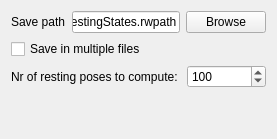
     <widget class="QWidget" name="tab">
      <attribute name="title">
       <string>Options</string>
      </attribute>
      <layout class="QVBoxLayout" name="verticalLayout_7">
       <item>
        <layout class="QHBoxLayout" name="horizontalLayout_4">
         <item>
          <widget class="QLabel" name="label_22">
           <property name="text">
            <string>Save path</string>
           </property>
          </widget>
         </item>
         <item>
          <widget class="QLineEdit" name="_savePath">
           <property name="text">
            <string>restingStates.rwpath</string>
           </property>
          </widget>
         </item>
         <item>
          <widget class="QPushButton" name="_browseBtn">
           <property name="text">
            <string>Browse</string>
           </property>
          </widget>
         </item>
        </layout>
       </item>
       <item>
        <widget class="QCheckBox" name="_saveMultipleCheck">
         <property name="toolTip">
          <string>If set end states will be saved in 
seperate files with names are
 appended with _XXXXXX

ex:
&quot;filename&quot;_000001
&quot;filename&quot;_000002
&quot;filename&quot;_000003
&quot;filename&quot;_000004
</string>
         </property>
         <property name="text">
          <string>Save in multiple files</string>
         </property>
        </widget>
       </item>
       <item>
        <layout class="QHBoxLayout" name="horizontalLayout_5">
         <item>
          <widget class="QLabel" name="label_3">
           <property name="text">
            <string>Nr of resting poses to compute: </string>
           </property>
          </widget>
         </item>
         <item>
          <widget class="QSpinBox" name="_nrOfTestsSpin">
           <property name="maximumSize">
            <size>
             <width>100</width>
             <height>16777215</height>
            </size>
           </property>
           <property name="toolTip">
            <string>&lt;!DOCTYPE HTML PUBLIC &quot;-//W3C//DTD HTML 4.0//EN&quot; &quot;http://www.w3.org/TR/REC-html40/strict.dtd&quot;&gt;
&lt;html&gt;&lt;head&gt;&lt;meta name=&quot;qrichtext&quot; content=&quot;1&quot; /&gt;&lt;style type=&quot;text/css&quot;&gt;
p, li { white-space: pre-wrap; }
&lt;/style&gt;&lt;/head&gt;&lt;body style=&quot; font-family:'MS Shell Dlg 2'; font-size:8.25pt; font-weight:400; font-style:normal;&quot;&gt;
&lt;p style=&quot; margin-top:0px; margin-bottom:0px; margin-left:0px; margin-right:0px; -qt-block-indent:0; text-indent:0px; font-size:8pt;&quot;&gt;The number of simulations that is &lt;/p&gt;
&lt;p style=&quot; margin-top:0px; margin-bottom:0px; margin-left:0px; margin-right:0px; -qt-block-indent:0; text-indent:0px; font-size:8pt;&quot;&gt;to be performed.&lt;/p&gt;&lt;/body&gt;&lt;/html&gt;</string>
           </property>
           <property name="minimum">
            <number>1</number>
           </property>
           <property name="maximum">
            <number>1000000</number>
           </property>
           <property name="value">
            <number>100</number>
           </property>
          </widget>
         </item>
        </layout>
       </item>
       <item>
        <spacer name="verticalSpacer_4">
         <property name="orientation">
          <enum>Qt::Vertical</enum>
         </property>
         <property name="sizeHint" stdset="0">
          <size>
           <width>20</width>
           <height>40</height>
          </size>
         </property>
        </spacer>
       </item>
      </layout>
     </widget>
